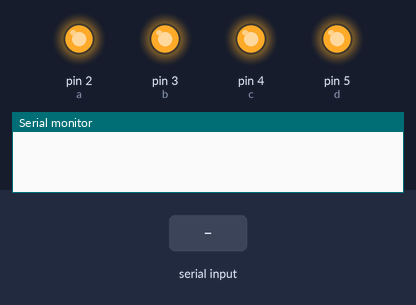
Recording of a sketch running on a simulated Arduino Uno, built with avr-gcc and run on an emulated ATmega328P. Shown: output pins drawn as LEDs (lit = HIGH), the last lines printed to the serial monitor. Inputs (shaded band) come from the test bench.

Above: at 1.3 s.
1.4 s: "1" received over Serial
At 2.6 s:
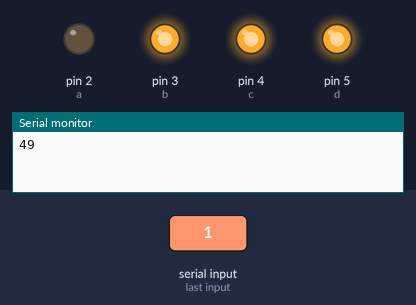
2.9 s: "2" received over Serial
At 3.9 s:
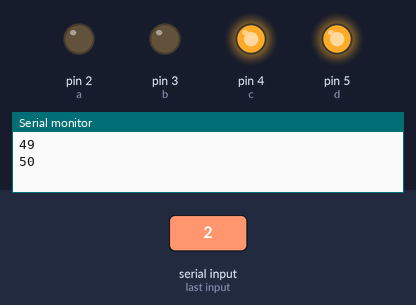
4.4 s: "3" received over Serial
At 5.1 s:
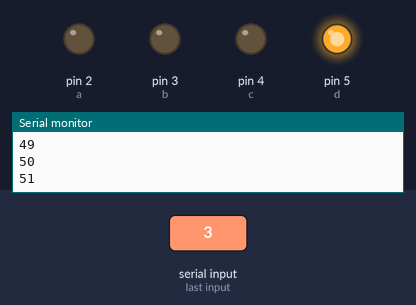
5.9 s: "4" received over Serial
At 6.2 s:
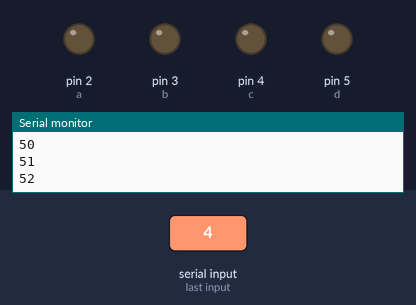
7.4 s: "1" received over Serial
At 8.5 s:
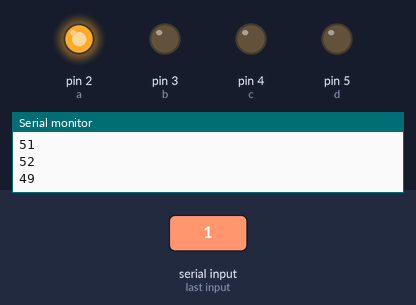
8.9 s: "5" received over Serial
At 9.7 s:
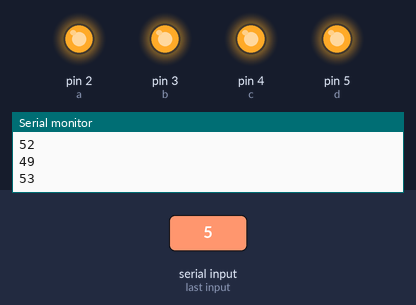
Timing chart, 0 to 11.4 s (numbered marks = the images above; inputs shaded):
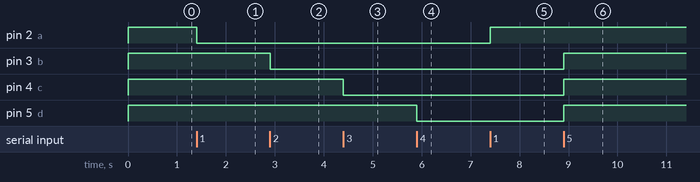

Measured:
- after the input at 1.4 s, pin 2 (a): HIGH → LOW at once
- after the input at 2.9 s, pin 3 (b): HIGH → LOW at once
- after the input at 4.4 s, pin 4 (c): HIGH → LOW at once
- after the input at 5.9 s, pin 5 (d): HIGH → LOW at once
- after the input at 7.4 s, pin 2 (a): LOW → HIGH at once
- after the input at 8.9 s, pin 3 (b), pin 4 (c), pin 5 (d): LOW → HIGH at once

The sketch:

main_Arduino.ino
```cpp
int a = 2;
int b = 3;
int c = 4;
int d = 5;

int aData = 0;
int bData = 0;
int cData = 0;
int dData = 0;

int data = 0;

int count = 0;
int htorF = 0;
void setup() {
  pinMode(a, OUTPUT);
  pinMode(b, OUTPUT);
  pinMode(c, OUTPUT);
  pinMode(d, OUTPUT);

  digitalWrite(a, HIGH);
  digitalWrite(b, HIGH);
  digitalWrite(c, HIGH);
  digitalWrite(d, HIGH);

  Serial.begin(9600);
  delay(100);
}

void loop() {
   if(Serial.available() > 0){
      data = Serial.read();
      Serial.println(data);

      if (data == '1'){
        if(aData == 0){
            aData = 1;
         }
         else{
            aData = 0;
         }
      }

      if (data == '2'){
        if(bData == 0){
            bData = 1;
         }
         else{
            bData = 0;
         }
      }

      if (data == '3'){
        if(cData == 0){
            cData = 1;
         }
         else{
            cData = 0;
         }
      }

      if (data == '4'){
        if(dData == 0){
            dData = 1;
         }
         else{
            dData = 0;
         }
      }

      if (data == '5'){
        aData = 0;
        bData = 0;
        cData = 0;
        dData = 0;
      }


     if(aData == 1){
        digitalWrite(a, LOW);
      }
      else{
        digitalWrite(a, HIGH);
      }

      if(bData == 1){
        digitalWrite(b, LOW);
      }
      else{
        digitalWrite(b, HIGH);
      }

      if(cData == 1){
        digitalWrite(c, LOW);
      }
      else{
        digitalWrite(c, HIGH);
      }

      if(dData == 1){
        digitalWrite(d, LOW);
      }
      else{
        digitalWrite(d, HIGH);
      }

   }
}
```
